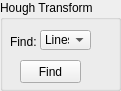
   <widget class="QGroupBox" name="groupBoxHoughTransform">
    <property name="geometry">
     <rect>
      <x>30</x>
      <y>260</y>
      <width>121</width>
      <height>91</height>
     </rect>
    </property>
    <property name="title">
     <string>Hough Transform</string>
    </property>
    <widget class="QGroupBox" name="groupBoxFindLinesParameters">
     <property name="geometry">
      <rect>
       <x>1060</x>
       <y>59</y>
       <width>401</width>
       <height>113</height>
      </rect>
     </property>
     <property name="title">
      <string>Find Lines Parameters</string>
     </property>
     <widget class="QWidget" name="layoutWidget">
      <property name="geometry">
       <rect>
        <x>10</x>
        <y>30</y>
        <width>376</width>
        <height>66</height>
       </rect>
      </property>
      <layout class="QGridLayout" name="gridLayout_25">
       <item row="1" column="0">
        <layout class="QGridLayout" name="gridLayout_23">
         <item row="0" column="0">
          <widget class="QLabel" name="labelHoughTransformRho">
           <property name="text">
            <string>Rho:</string>
           </property>
          </widget>
         </item>
         <item row="0" column="3">
          <widget class="QDoubleSpinBox" name="doubleSpinBoxHoughTransformSRN">
           <property name="maximum">
            <double>1000.000000000000000</double>
           </property>
           <property name="value">
            <double>100.000000000000000</double>
           </property>
          </widget>
         </item>
         <item row="0" column="2">
          <widget class="QLabel" name="labelHoughTransformSRN">
           <property name="text">
            <string>SRN:</string>
           </property>
          </widget>
         </item>
         <item row="0" column="1">
          <widget class="QDoubleSpinBox" name="doubleSpinBoxHoughTransformRho">
           <property name="minimum">
            <double>1.000000000000000</double>
           </property>
           <property name="value">
            <double>1.000000000000000</double>
           </property>
          </widget>
         </item>
         <item row="0" column="5">
          <widget class="QDoubleSpinBox" name="doubleSpinBoxHoughTransformSTN">
           <property name="maximum">
            <double>1000.000000000000000</double>
           </property>
           <property name="value">
            <double>20.000000000000000</double>
           </property>
          </widget>
         </item>
         <item row="0" column="4">
          <widget class="QLabel" name="labelHoughTransformSTN">
           <property name="text">
            <string>STN:</string>
           </property>
          </widget>
         </item>
        </layout>
       </item>
       <item row="0" column="0">
        <layout class="QGridLayout" name="gridLayout_24">
         <item row="0" column="2">
          <widget class="QLabel" name="labelHoughTransformTheta">
           <property name="text">
            <string>Theta: </string>
           </property>
          </widget>
         </item>
         <item row="0" column="1">
          <widget class="QSpinBox" name="spinBoxHoughTransformThreshold">
           <property name="maximum">
            <number>1000</number>
           </property>
           <property name="value">
            <number>60</number>
           </property>
          </widget>
         </item>
         <item row="0" column="3">
          <widget class="QDoubleSpinBox" name="doubleSpinBoxHoughTransformTheta">
           <property name="decimals">
            <number>5</number>
           </property>
           <property name="maximum">
            <double>1000.000000000000000</double>
           </property>
           <property name="singleStep">
            <double>0.000100000000000</double>
           </property>
           <property name="value">
            <double>0.017450000000000</double>
           </property>
          </widget>
         </item>
         <item row="0" column="0">
          <widget class="QLabel" name="labelHoughTransformThreshold">
           <property name="text">
            <string>Threshold:</string>
           </property>
          </widget>
         </item>
        </layout>
       </item>
      </layout>
     </widget>
    </widget>
    <widget class="QWidget" name="layoutWidget">
     <property name="geometry">
      <rect>
       <x>1060</x>
       <y>20</y>
       <width>401</width>
       <height>32</height>
      </rect>
     </property>
     <layout class="QGridLayout" name="gridLayout_30"/>
    </widget>
    <widget class="QPushButton" name="buttonHoughTransformFind">
     <property name="geometry">
      <rect>
       <x>20</x>
       <y>60</y>
       <width>61</width>
       <height>23</height>
      </rect>
     </property>
     <property name="text">
      <string>Find</string>
     </property>
    </widget>
    <widget class="QComboBox" name="comboBoxHoughTransformFind">
     <property name="geometry">
      <rect>
       <x>40</x>
       <y>30</y>
       <width>51</width>
       <height>20</height>
      </rect>
     </property>
     <item>
      <property name="text">
       <string>Lines</string>
      </property>
     </item>
     <item>
      <property name="text">
       <string>Circles</string>
      </property>
     </item>
    </widget>
    <widget class="QLabel" name="labelHoughTransformFind">
     <property name="geometry">
      <rect>
       <x>10</x>
       <y>30</y>
       <width>31</width>
       <height>23</height>
      </rect>
     </property>
     <property name="text">
      <string>Find:</string>
     </property>
    </widget>
    <zorder>groupBoxFindLinesParameters</zorder>
    <zorder>layoutWidget</zorder>
    <zorder>labelHoughTransformFind</zorder>
    <zorder>buttonHoughTransformFind</zorder>
    <zorder>comboBoxHoughTransformFind</zorder>
    <zorder>buttonHoughTransformFind</zorder>
    <zorder>comboBoxHoughTransformFind</zorder>
    <zorder>labelHoughTransformFind</zorder>
   </widget>
